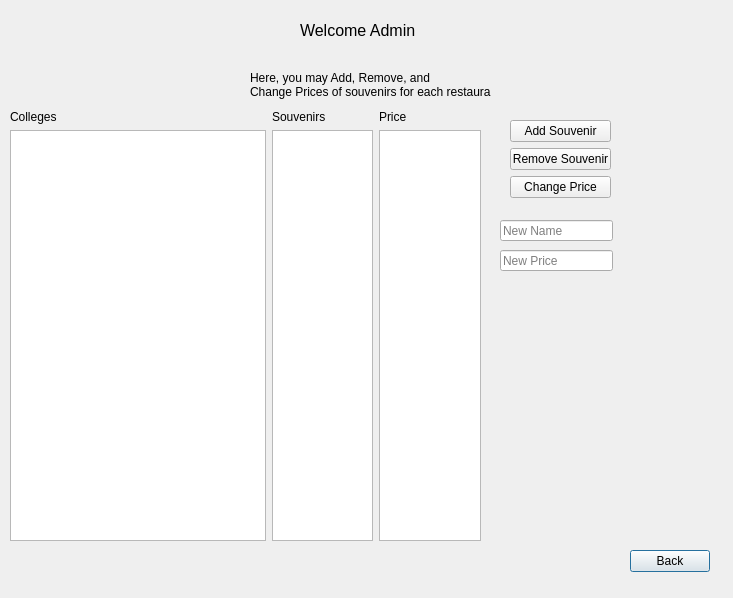
<?xml version="1.0" encoding="UTF-8"?>
<ui version="4.0">
 <class>AdminWindow</class>
 <widget class="QDialog" name="AdminWindow">
  <property name="geometry">
   <rect>
    <x>0</x>
    <y>0</y>
    <width>733</width>
    <height>598</height>
   </rect>
  </property>
  <property name="windowTitle">
   <string>Dialog</string>
  </property>
  <widget class="QLabel" name="label">
   <property name="geometry">
    <rect>
     <x>300</x>
     <y>10</y>
     <width>131</width>
     <height>41</height>
    </rect>
   </property>
   <property name="text">
    <string>&lt;html&gt;&lt;head/&gt;&lt;body&gt;&lt;p&gt;&lt;span style=&quot; font-size:12pt;&quot;&gt;Welcome Admin&lt;/span&gt;&lt;/p&gt;&lt;/body&gt;&lt;/html&gt;</string>
   </property>
  </widget>
  <widget class="QLabel" name="label_2">
   <property name="geometry">
    <rect>
     <x>250</x>
     <y>50</y>
     <width>241</width>
     <height>71</height>
    </rect>
   </property>
   <property name="text">
    <string>&lt;html&gt;&lt;head/&gt;&lt;body&gt;&lt;p&gt;Here, you may Add, Remove, and &lt;br/&gt;Change Prices of souvenirs for each restaurant &lt;/p&gt;&lt;/body&gt;&lt;/html&gt;</string>
   </property>
  </widget>
  <widget class="QPushButton" name="pushButton_4">
   <property name="geometry">
    <rect>
     <x>630</x>
     <y>550</y>
     <width>80</width>
     <height>22</height>
    </rect>
   </property>
   <property name="text">
    <string>Back</string>
   </property>
  </widget>
  <widget class="QLineEdit" name="NewName">
   <property name="geometry">
    <rect>
     <x>500</x>
     <y>220</y>
     <width>113</width>
     <height>21</height>
    </rect>
   </property>
   <property name="text">
    <string/>
   </property>
   <property name="echoMode">
    <enum>QLineEdit::Normal</enum>
   </property>
   <property name="placeholderText">
    <string>New Name</string>
   </property>
  </widget>
  <widget class="QLineEdit" name="NewPrice">
   <property name="geometry">
    <rect>
     <x>500</x>
     <y>250</y>
     <width>113</width>
     <height>21</height>
    </rect>
   </property>
   <property name="placeholderText">
    <string>New Price</string>
   </property>
  </widget>
  <widget class="QWidget" name="">
   <property name="geometry">
    <rect>
     <x>510</x>
     <y>120</y>
     <width>101</width>
     <height>80</height>
    </rect>
   </property>
   <layout class="QVBoxLayout" name="verticalLayout">
    <item>
     <widget class="QPushButton" name="Add">
      <property name="text">
       <string>Add Souvenir</string>
      </property>
     </widget>
    </item>
    <item>
     <widget class="QPushButton" name="Remove">
      <property name="text">
       <string>Remove Souvenir</string>
      </property>
     </widget>
    </item>
    <item>
     <widget class="QPushButton" name="Change">
      <property name="text">
       <string>Change Price</string>
      </property>
     </widget>
    </item>
   </layout>
  </widget>
  <widget class="QWidget" name="">
   <property name="geometry">
    <rect>
     <x>10</x>
     <y>110</y>
     <width>471</width>
     <height>431</height>
    </rect>
   </property>
   <layout class="QHBoxLayout" name="horizontalLayout">
    <item>
     <layout class="QVBoxLayout" name="verticalLayout_3">
      <item>
       <widget class="QLabel" name="label_3">
        <property name="text">
         <string>Colleges</string>
        </property>
       </widget>
      </item>
      <item>
       <widget class="QListWidget" name="CollegeList">
        <property name="sizePolicy">
         <sizepolicy hsizetype="Fixed" vsizetype="Expanding">
          <horstretch>0</horstretch>
          <verstretch>0</verstretch>
         </sizepolicy>
        </property>
       </widget>
      </item>
     </layout>
    </item>
    <item>
     <layout class="QVBoxLayout" name="verticalLayout_2">
      <item>
       <widget class="QLabel" name="label_4">
        <property name="text">
         <string>Souvenirs</string>
        </property>
       </widget>
      </item>
      <item>
       <widget class="QListWidget" name="SouvenirList"/>
      </item>
     </layout>
    </item>
    <item>
     <layout class="QVBoxLayout" name="verticalLayout_4">
      <item>
       <widget class="QLabel" name="label_5">
        <property name="text">
         <string>Price</string>
        </property>
       </widget>
      </item>
      <item>
       <widget class="QListWidget" name="PriceList"/>
      </item>
     </layout>
    </item>
   </layout>
  </widget>
 </widget>
 <resources/>
 <connections/>
</ui>
